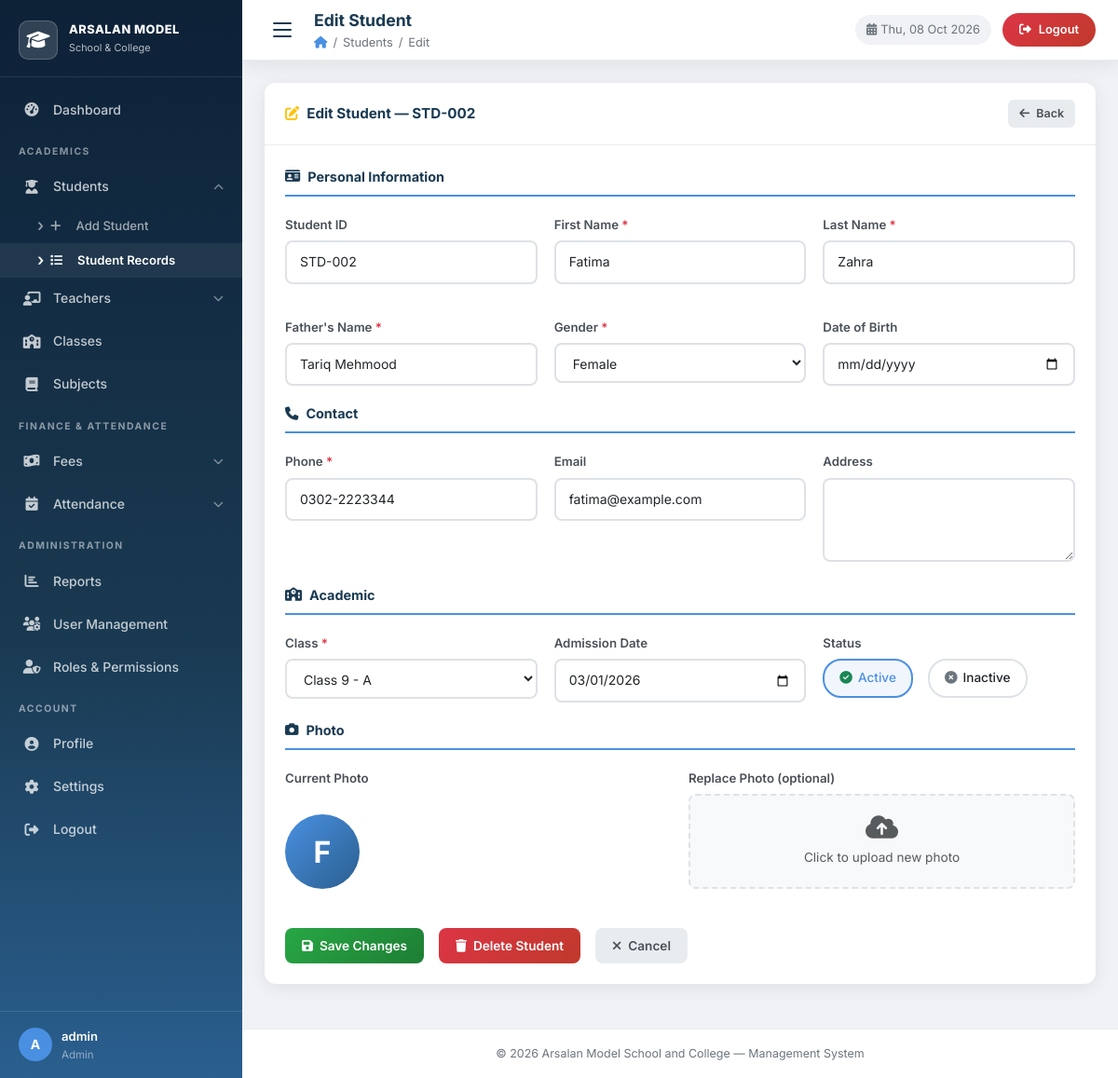
/students/edit_student.php?id=2 (signed in), run on the app's committed database.
### tables this page shows
CREATE TABLE `students` (
    `id`             INT          NOT NULL AUTO_INCREMENT,
    `student_id`     VARCHAR(20)  NOT NULL,
    `first_name`     VARCHAR(50)  NOT NULL,
    `last_name`      VARCHAR(50)  NOT NULL,
    `father_name`    VARCHAR(100) NOT NULL,
    `gender`         ENUM('Male','Female','Other') NOT NULL,
    `date_of_birth`  DATE         NULL,
    `phone`          VARCHAR(15)  NOT NULL,
    `email`          VARCHAR(100) NOT NULL DEFAULT '',
    `address`        TEXT         NULL,
    `class_id`       INT          NOT NULL,
    `parent_user_id` INT          NULL DEFAULT NULL,
    `admission_date` DATE         NOT NULL,
    `photo`          VARCHAR(255) NULL DEFAULT NULL,
    `status`         ENUM('active','inactive') NOT NULL DEFAULT 'active',
    `created_at`     TIMESTAMP    NOT NULL DEFAULT CURRENT_TIMESTAMP,
    `updated_at`     TIMESTAMP    NOT NULL DEFAULT CURRENT_TIMESTAMP ON UPDATE CURRENT_TIMESTAMP,
    PRIMARY KEY (`id`),
    UNIQUE KEY `uq_student_id` (`student_id`),
    CONSTRAINT `fk_student_class` FOREIGN KEY (`class_id`) REFERENCES `classes`(`id`) ON DELETE RESTRICT,
    CONSTRAINT `fk_student_parent_user` FOREIGN KEY (`parent_user_id`) REFERENCES `users`(`id`) ON DELETE SET NULL
);

CREATE TABLE `classes` (
    `id`               INT         NOT NULL AUTO_INCREMENT,
    `class_name`       VARCHAR(50) NOT NULL,
    `section`          VARCHAR(10) NOT NULL DEFAULT 'A',
    `class_teacher_id` INT         NULL DEFAULT NULL,
    `room_number`      VARCHAR(20) NOT NULL DEFAULT '',
    `status`           ENUM('active','inactive') NOT NULL DEFAULT 'active',
    `created_at`       TIMESTAMP   NOT NULL DEFAULT CURRENT_TIMESTAMP,
    PRIMARY KEY (`id`)
);

### database.php (called while the page is built, shortened)
<?php
function get_db(): mysqli {
    static $conn = null;
    if ($conn === null) {
        try {
            $conn = new mysqli(DB_HOST, DB_USER, DB_PASS, DB_NAME);
            $conn->set_charset(DB_CHARSET);
        } catch (mysqli_sql_exception $e) {
            error_log('Database connection failed: ' . $e->getMessage());
            die('<div style="font-family:sans-serif;color:#c0392b;padding:30px;text-align:center;">
                <h2>&#9888; Database Connection Error</h2>
                <p>Could not connect to MySQL. Please ensure XAMPP is running and run <strong>setup.sql</strong> first.</p>
                <p><small>' . htmlspecialchars($e->getMessage(), ENT_QUOTES) . '</small></p>
                </div>');
        }
    }
    return $conn;
}
function normalize_db_args(string|array $arg2 = '', string|array $arg3 = []): array {
    if (is_array($arg2)) {
        $params = $arg2;
        $types  = is_string($arg3) ? $arg3 : '';
    } else {
        $types  = (string)$arg2;
        $params = is_array($arg3) ? $arg3 : [];
    }
    return [$types, $params];
}
function db_query(string $sql, $types = '', $params = []): mysqli_stmt {
    [$actual_types, $actual_params] = normalize_db_args($types, $params);
    $conn = get_db();
    $stmt = $conn->prepare($sql);
    if ($actual_types !== '' && count($actual_params) > 0) {
        $stmt->bind_param($actual_types, ...$actual_params);
    }
    $stmt->execute();
    return $stmt;
}
function db_fetch_all(string $sql, $types = '', $params = []): array {
    $stmt = db_query($sql, $types, $params);
    $rows = $stmt->get_result()->fetch_all(MYSQLI_ASSOC);
    return $rows;
}
function db_fetch_one(string $sql, $types = '', $params = []): ?array {
    $stmt = db_query($sql, $types, $params);
    $row = $stmt->get_result()->fetch_assoc();
    return $row ?: null;
}
function h(mixed $val): string {
    return htmlspecialchars((string)($val ?? ''), ENT_QUOTES, 'UTF-8');
}

### students/edit_student.php (the view, shortened to what this page needs)
<?php
require_once '../database.php';
$id = (int)($_GET['id'] ?? $_POST['id'] ?? 0);
$student = db_fetch_one(
    "SELECT s.*, c.class_name FROM students s LEFT JOIN classes c ON s.class_id=c.id WHERE s.id=?",
    'i', [$id]
);
$classes = db_fetch_all("SELECT id, class_name, section FROM classes WHERE status='active' ORDER BY class_name");
include '../layout.php';
?>
<div class="card-ams">
    <div class="card-header-ams">
        <h5><i class="fas fa-edit text-warning"></i> Edit Student — <?= h($student['student_id']) ?></h5>
        <a href="student_records.php" class="btn-ams btn-secondary-ams btn-sm-ams">
            <i class="fas fa-arrow-left"></i> Back
        </a>
    </div>
    <div class="card-body-ams">
        <form method="POST" action="edit_student.php?id=<?= $id ?>" enctype="multipart/form-data" data-validate>
            <div class="form-section-title"><i class="fas fa-id-card"></i> Personal Information</div>
            <div class="form-grid-3">
                <div class="form-group">
                    <label class="form-label-ams">Student ID</label>
                    <input type="text" class="form-control-ams" value="<?= h($student['student_id']) ?>" disabled>
                </div>
                <div class="form-group">
                    <label class="form-label-ams">First Name <span class="req">*</span></label>
                    <input type="text" name="first_name" class="form-control-ams" required
                           value="<?= h($student['first_name']) ?>">
                </div>
                <div class="form-group">
                    <label class="form-label-ams">Last Name <span class="req">*</span></label>
                    <input type="text" name="last_name" class="form-control-ams" required
                           value="<?= h($student['last_name']) ?>">
                </div>
                <div class="form-group">
                    <label class="form-label-ams">Father's Name <span class="req">*</span></label>
                    <input type="text" name="father_name" class="form-control-ams" required
                           value="<?= h($student['father_name']) ?>">
                </div>
                <div class="form-group">
                    <label class="form-label-ams">Gender <span class="req">*</span></label>
                    <select name="gender" class="form-control-ams" required>
                        <?php foreach (['Male','Female','Other'] as $g): ?>
                        <option value="<?= $g ?>" <?= $student['gender']===$g?'selected':'' ?>><?= $g ?></option>
                        <?php endforeach; ?>
                    </select>
                </div>
                <div class="form-group">
                    <label class="form-label-ams">Date of Birth</label>
                    <input type="date" name="date_of_birth" class="form-control-ams"
                           value="<?= h($student['date_of_birth']) ?>">
                </div>
            </div>
            <div class="form-section-title"><i class="fas fa-phone"></i> Contact</div>
            <div class="form-grid-3">
                <div class="form-group">
                    <label class="form-label-ams">Phone <span class="req">*</span></label>
                    <input type="text" name="phone" class="form-control-ams" required
                           value="<?= h($student['phone']) ?>">
                </div>
                <div class="form-group">
                    <label class="form-label-ams">Email</label>
                    <input type="email" name="email" class="form-control-ams"
                           value="<?= h($student['email']) ?>">
                </div>
                <div class="form-group">
                    <label class="form-label-ams">Address</label>
                    <textarea name="address" class="form-control-ams"><?= h($student['address']) ?></textarea>
                </div>
            </div>
            <div class="form-section-title"><i class="fas fa-school"></i> Academic</div>
            <div class="form-grid-3">
                <div class="form-group">
                    <label class="form-label-ams">Class <span class="req">*</span></label>
                    <select name="class_id" class="form-control-ams" required>
                        <?php foreach ($classes as $c): ?>
                        <option value="<?= $c['id'] ?>" <?= $student['class_id']==$c['id']?'selected':'' ?>>
                            <?= h($c['class_name'].' - '.$c['section']) ?>
                        </option>
                        <?php endforeach; ?>
                    </select>
                </div>
                <div class="form-group">
                    <label class="form-label-ams">Admission Date</label>
                    <input type="date" name="admission_date" class="form-control-ams"
                           value="<?= h($student['admission_date']) ?>">
                </div>
                <div class="form-group">
                    <label class="form-label-ams">Status</label>
                    <div class="radio-group">
                        <label class="radio-pill">
                            <i class="fas fa-check-circle text-success"></i> Active
                        </label>
                        <label class="radio-pill">
                            <i class="fas fa-times-circle text-secondary"></i> Inactive
                        </label>
                    </div>
                </div>
            </div>
            <div class="form-section-title"><i class="fas fa-camera"></i> Photo</div>
            <div class="form-grid-2">
                <div class="form-group">
                    <label class="form-label-ams">Current Photo</label><br>
                    <?php if ($student['photo'] && file_exists(STUDENT_PHOTO_DIR . $student['photo'])): ?>
                        <img src="<?= $depth ?>uploads/students/<?= h($student['photo']) ?>"
                             style="width:80px;height:80px;border-radius:50%;object-fit:cover;border:3px solid #4a90e2;" alt="Photo">
                    <?php else: ?>
                        <div class="record-photo-placeholder" style="width:80px;height:80px;font-size:2rem;">
                            <?= strtoupper(substr($student['first_name'],0,1)) ?>
                        </div>
                    <?php endif; ?>
                </div>
                <div class="form-group">
                    <label class="form-label-ams">Replace Photo (optional)</label>
                    <div class="file-upload-area">
                        <div>
                            <i class="fas fa-cloud-upload-alt fa-2x text-muted mb-2"></i>
                            <p class="text-muted mb-0" style="font-size:.85rem;">Click to upload new photo</p>
                        </div>
                    </div>
                </div>
            </div>
            <div class="d-flex gap-3 mt-4 flex-wrap">
                <button type="submit" class="btn-ams btn-success-ams">
                    <i class="fas fa-save"></i> Save Changes
                </button>
                <a href="delete_student.php?id=<?= $id ?>"
                   class="btn-ams btn-danger-ams"
                   data-confirm="Delete this student permanently?">
                    <i class="fas fa-trash"></i> Delete Student
                </a>
                <a href="student_records.php" class="btn-ams btn-secondary-ams">
                    <i class="fas fa-times"></i> Cancel
                </a>
            </div>
        </form>
    </div>
</div>
<?php include '../layout_end.php'; ?>

### css/style.css (style rules this page uses)
:root { --primary: #1a3a52; --primary-dark: #0d2137; --primary-light: #2a5f8f; --accent: #4a90e2; --accent-hover: #357abd; --success: #28a745; --warning: #ffc107; --danger: #dc3545; --info: #17a2b8; --white: #ffffff; --gray-50: #f8f9fa; --gray-100: #f0f2f5; --gray-200: #e9ecef; --gray-300: #dee2e6; --gray-500: #6c757d; --gray-700: #495057; --gray-900: #212529; --sidebar-w: 260px; --topbar-h: 65px; --radius: 12px; --radius-sm: 8px; --shadow: 0 4px 20px rgba(0,0,0,0.08); --shadow-md: 0 8px 30px rgba(0,0,0,0.12); --transition: all .25s ease; }
*, *::before, *::after { box-sizing: border-box; margin: 0; padding: 0; }
html { scroll-behavior: smooth; }
body { font-family: 'Inter', 'Segoe UI', Arial, sans-serif; font-size: 14px; color: var(--gray-900); background: var(--gray-100); line-height: 1.6; -webkit-font-smoothing: antialiased; }
.card-ams { background: var(--white); border-radius: var(--radius); box-shadow: var(--shadow); border: none; overflow: hidden; margin-bottom: 24px; }
.card-ams .card-header-ams { padding: 18px 22px; border-bottom: 1px solid var(--gray-200); display: flex; align-items: center; justify-content: space-between; background: var(--white); }
.card-ams .card-header-ams h5 { font-size: .95rem; font-weight: 700; color: var(--primary); display: flex; align-items: center; gap: 8px; margin: 0; }
.card-ams .card-body-ams { padding: 22px; }
.btn-ams { display: inline-flex; align-items: center; gap: 7px; padding: 8px 18px; border-radius: var(--radius-sm); font-size: .85rem; font-weight: 600; border: none; cursor: pointer; text-decoration: none; transition: var(--transition); white-space: nowrap; min-height: 38px; }
.btn-success-ams { background: linear-gradient(135deg, #28a745, #1e7e34); color: var(--white); }
.btn-danger-ams { background: linear-gradient(135deg, #dc3545, #c0392b); color: var(--white); }
.btn-secondary-ams { background: var(--gray-200); color: var(--gray-700); }
.btn-sm-ams { padding: 5px 12px; font-size: .78rem; min-height: 30px; border-radius: 6px; }
.form-section-title { font-size: .9rem; font-weight: 700; color: var(--primary); border-bottom: 2px solid var(--accent); padding-bottom: 8px; margin-bottom: 20px; display: flex; align-items: center; gap: 8px; }
.form-label-ams { font-weight: 600; font-size: .83rem; color: var(--gray-700); margin-bottom: 6px; display: block; }
.form-label-ams .req { color: var(--danger); }
.form-control-ams { width: 100%; padding: 10px 14px; border: 2px solid var(--gray-300); border-radius: var(--radius-sm); font-size: .875rem; color: var(--gray-900); background: var(--white); transition: border-color .25s, box-shadow .25s; font-family: inherit; }
select.form-control-ams { cursor: pointer; }
textarea.form-control-ams { resize: vertical; min-height: 90px; }
.form-grid-2 { display: grid; grid-template-columns: 1fr 1fr; gap: 18px; }
.form-grid-3 { display: grid; grid-template-columns: 1fr 1fr 1fr; gap: 18px; }
.form-group { margin-bottom: 18px; }
.radio-group { display: flex; gap: 16px; flex-wrap: wrap; }
.radio-pill { display: flex; align-items: center; gap: 6px; padding: 8px 16px; border: 2px solid var(--gray-300); border-radius: 20px; cursor: pointer; font-size: .85rem; font-weight: 500; transition: var(--transition); user-select: none; }
.radio-pill:has(input:checked) { border-color: var(--accent); background: rgba(74,144,226,.08); color: var(--accent); }
.file-upload-area { border: 2px dashed var(--gray-300); border-radius: var(--radius-sm); padding: 20px; text-align: center; cursor: pointer; transition: var(--transition); background: var(--gray-50); }
.record-photo-placeholder { width: 40px; height: 40px; border-radius: 50%; background: linear-gradient(135deg, var(--accent), var(--primary-light)); display: inline-flex; align-items: center; justify-content: center; color: #fff; font-weight: 700; font-size: .9rem; }

### data on the page
students: student "STD-002", first_name "Fatima", last_name "Zahra", father_name "Tariq Mehmood", gender "Female", phone "0302-2223344", email "fatima@example.com", class_id "Class 9 - A", admission_date "03/01/2026", first_name "F"

### other printed values
substr($user['username'] ?? 'A', 0, 1) "A"
$user['username'] "admin"
$user['role'] "Admin"
$page_title "Edit Student"
$bc "Students"
$bc "Edit"
APP_NAME "Arsalan Model School and College"
